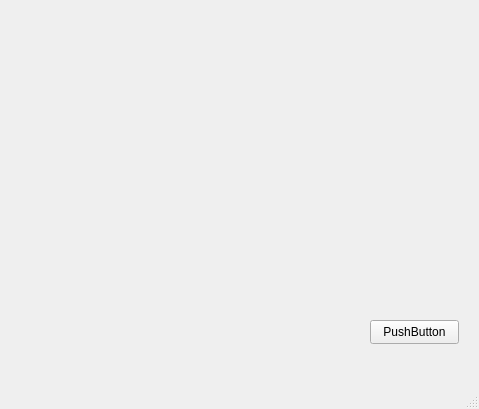
<?xml version="1.0" encoding="UTF-8"?>
<ui version="4.0">
 <class>MainWindow</class>
 <widget class="QMainWindow" name="MainWindow">
  <property name="geometry">
   <rect>
    <x>0</x>
    <y>0</y>
    <width>479</width>
    <height>409</height>
   </rect>
  </property>
  <property name="windowTitle">
   <string>MainWindow</string>
  </property>
  <widget class="QWidget" name="centralwidget">
   <widget class="AnimationProgressbar" name="bar4" native="true">
    <property name="geometry">
     <rect>
      <x>170</x>
      <y>100</y>
      <width>200</width>
      <height>200</height>
     </rect>
    </property>
   </widget>
   <widget class="QPushButton" name="pushButton">
    <property name="geometry">
     <rect>
      <x>370</x>
      <y>320</y>
      <width>89</width>
      <height>24</height>
     </rect>
    </property>
    <property name="text">
     <string>PushButton</string>
    </property>
   </widget>
  </widget>
  <widget class="QMenuBar" name="menubar">
   <property name="geometry">
    <rect>
     <x>0</x>
     <y>0</y>
     <width>479</width>
     <height>25</height>
    </rect>
   </property>
  </widget>
  <widget class="QStatusBar" name="statusbar"/>
 </widget>
 <customwidgets>
  <customwidget>
   <class>AnimationProgressbar</class>
   <extends>QWidget</extends>
   <header>animationprogressbar.h</header>
   <container>1</container>
  </customwidget>
 </customwidgets>
 <resources/>
 <connections/>
</ui>
